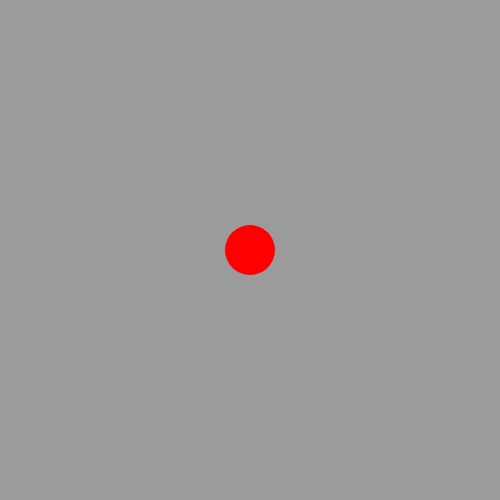
Frame 1 (no input)
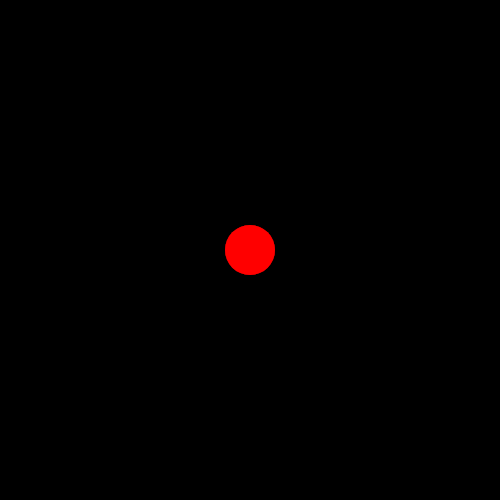
Frame 60 (no input)
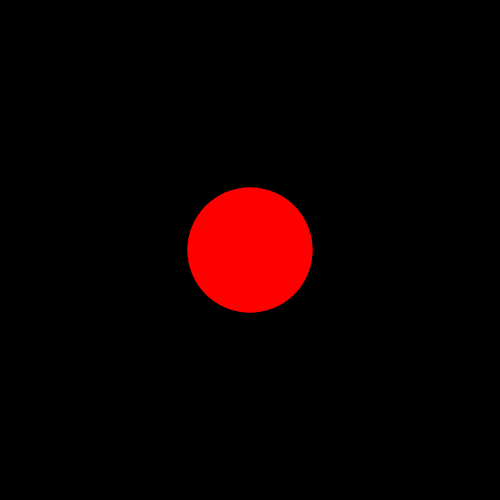
Frame 120 (the mouse pressed at the canvas centre since frame 60)

The p5.js sketch that drew these frames (run headless with seeded random() and noise() and a simulated clock; from frame 60 on, the mouse is pressed at the canvas centre):

// p5.js sketch
// ── sketch.js
let dia; //直径
function setup() {
  createCanvas(500, 500);
}

function draw() {
  background(0, 100);
  noStroke();
  fill(255, 0, 0);

  // dia = mouseY;
  dia = map(mouseY, 0, height, 50, 200);
  console.log(dia);

  ellipse(width / 2, height / 2, dia);
}
